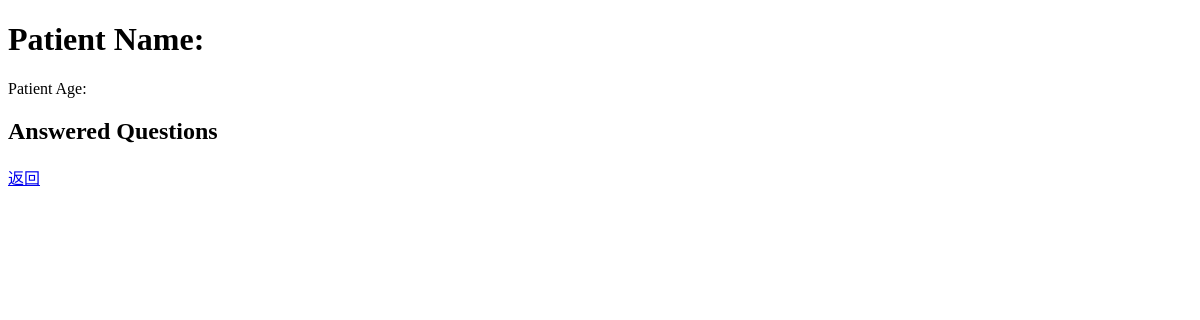
The page /patient/35 on the database as committed earlier.
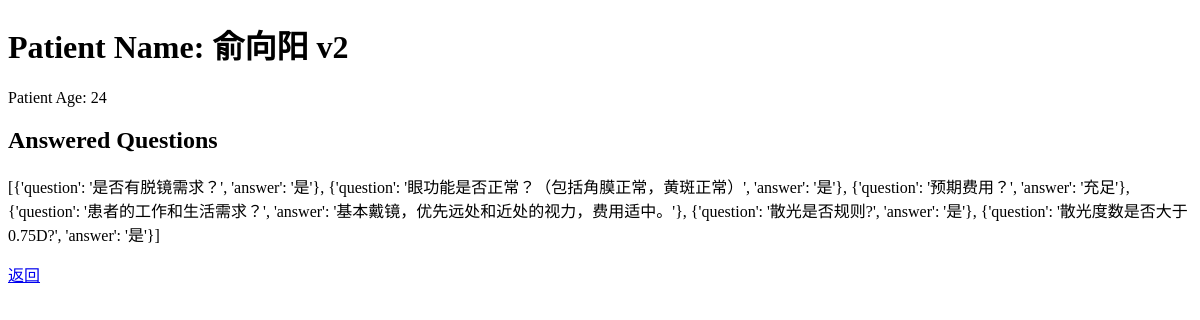
The same page on the database as committed later.
### tables this page shows
CREATE TABLE results (
            id INTEGER PRIMARY KEY AUTOINCREMENT,
            patient_name TEXT,
            patient_age INTEGER,
            answered_questions TEXT,
            result TEXT
        );

### app.py (the view)
@app.route('/patient/<int:id>')
def patient_detail(id):
    conn = get_db_connection()
    patient = conn.execute('SELECT * FROM results WHERE id = ?', (id,)).fetchone()
    conn.close()
    return render_template('patient_detail.html', patient=patient)

### app.py (called while the page is built)
def get_db_connection():
    conn = sqlite3.connect('results.db')
    conn.row_factory = sqlite3.Row
    return conn

### templates/patient_detail.html (shortened to what this page needs)
<!DOCTYPE html>
<html lang="en">
<head>
</head>
<body>
    <h1>Patient Name: {{ patient['patient_name'] }}</h1>
    <p>Patient Age: {{ patient['patient_age'] }}</p>
    <h2>Answered Questions</h2>
    <p>{{ patient['answered_questions'] }}</p>
    <a href="{{ url_for('index') }}">返回</a>
</body>
</html>

Rows that differ between the two databases and show on the page:
added results: patient_name "俞向阳 v2", patient_age "24", answered_questions "[{'question': '是否有脱镜需求？', 'answer': '是'}, {'question': '眼功能是否正常？（包括角膜正常，黄斑正常）', 'answer': '是'}, {'question': '预期费用？', 'answer': '充足'}, {'question': '患者的工作和生活需求？', 'answer': '基本戴镜，优先远处和近处的视力，费用适中。'}, {'question': '散光是否规则?', 'answer': '是'}, {'question': '散光度数是否大于0.75D?', 'answer': '是'}]"
